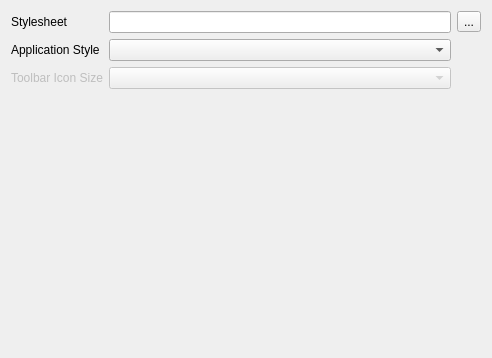
<?xml version="1.0" encoding="UTF-8"?>
<ui version="4.0">
 <class>Core::CoreWindow::CoreSettingPage</class>
 <widget class="QWidget" name="Core::CoreWindow::CoreSettingPage">
  <property name="geometry">
   <rect>
    <x>0</x>
    <y>0</y>
    <width>492</width>
    <height>358</height>
   </rect>
  </property>
  <property name="windowTitle">
   <string>Core</string>
  </property>
  <property name="windowIcon">
   <iconset resource="../Resources/Core.qrc">
    <normaloff>:/CoreWindow/app.png</normaloff>:/CoreWindow/app.png</iconset>
  </property>
  <layout class="QGridLayout" name="gridLayout">
   <item row="0" column="0">
    <layout class="QGridLayout" name="gridLayout_2">
     <item row="0" column="0">
      <widget class="QLabel" name="label_3">
       <property name="toolTip">
        <string>Sets the application's stylesheet</string>
       </property>
       <property name="text">
        <string>Stylesheet</string>
       </property>
      </widget>
     </item>
     <item row="0" column="1">
      <widget class="QLineEdit" name="txtStylesheet">
       <property name="toolTip">
        <string>Sets the application's stylesheet</string>
       </property>
      </widget>
     </item>
     <item row="2" column="0">
      <widget class="QLabel" name="label">
       <property name="toolTip">
        <string>Sets the applications style</string>
       </property>
       <property name="text">
        <string>Application Style</string>
       </property>
      </widget>
     </item>
     <item row="2" column="1">
      <widget class="QComboBox" name="cmbStyle">
       <property name="toolTip">
        <string>Sets the applications style</string>
       </property>
      </widget>
     </item>
     <item row="3" column="0">
      <widget class="QLabel" name="label_2">
       <property name="enabled">
        <bool>false</bool>
       </property>
       <property name="toolTip">
        <string>Sets the application's toolbar icon size</string>
       </property>
       <property name="text">
        <string>Toolbar Icon Size</string>
       </property>
      </widget>
     </item>
     <item row="3" column="1">
      <widget class="QComboBox" name="cmbToolbarIcons">
       <property name="enabled">
        <bool>false</bool>
       </property>
       <property name="toolTip">
        <string>Sets the application's toolbar icon size</string>
       </property>
      </widget>
     </item>
     <item row="0" column="2">
      <widget class="QToolButton" name="btnStylesheet">
       <property name="toolTip">
        <string>Sets the application's stylesheet</string>
       </property>
       <property name="text">
        <string>...</string>
       </property>
      </widget>
     </item>
     <item row="4" column="1">
      <spacer name="verticalSpacer">
       <property name="orientation">
        <enum>Qt::Vertical</enum>
       </property>
       <property name="sizeHint" stdset="0">
        <size>
         <width>20</width>
         <height>40</height>
        </size>
       </property>
      </spacer>
     </item>
    </layout>
   </item>
  </layout>
 </widget>
 <resources>
  <include location="../Resources/Core.qrc"/>
 </resources>
 <connections/>
</ui>
